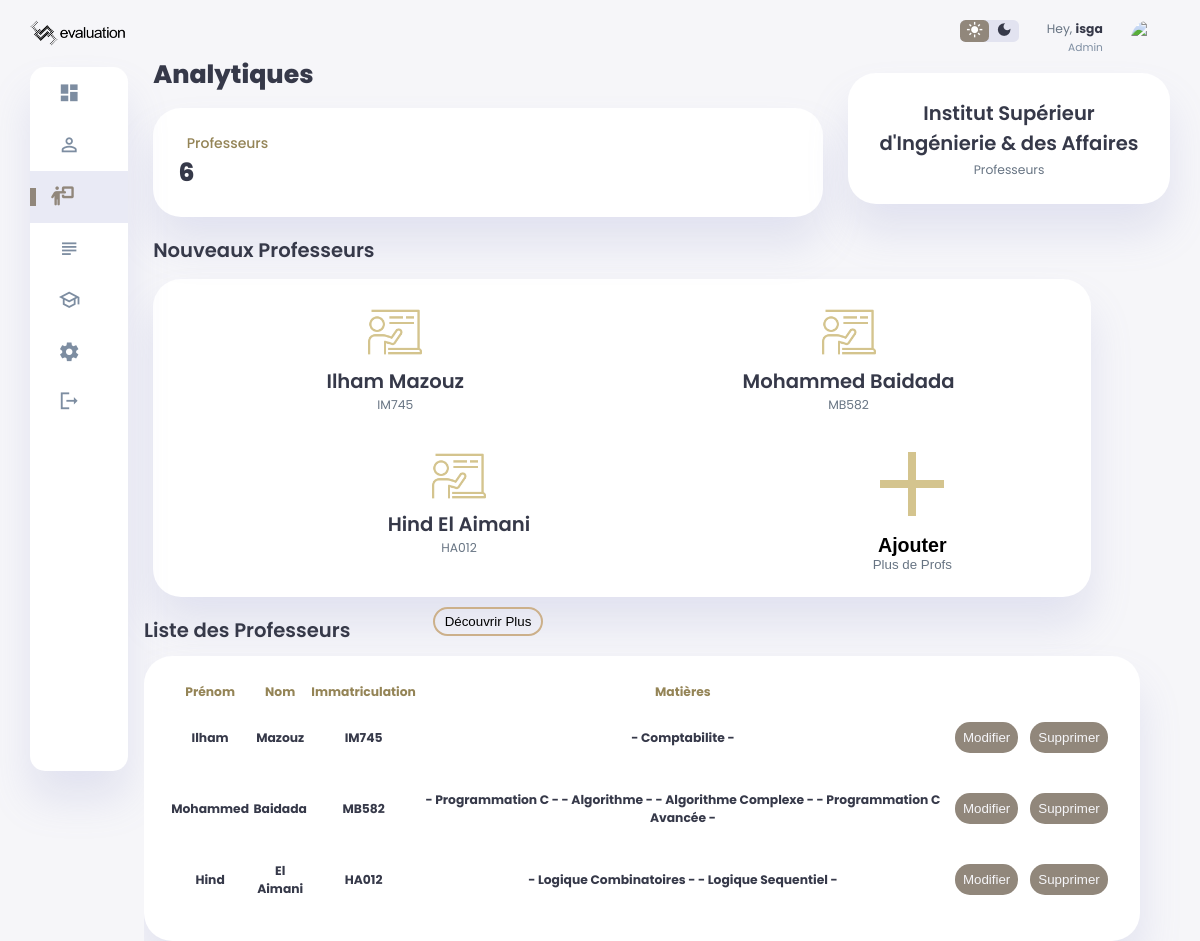
Screenshot of /profs (signed in) with the database file from the repository.
### models/models.py (models this page shows)
class Profs(db.Model):
    id=db.Column(db.Integer,primary_key=True)
    fname=db.Column(db.String(200))
    lname=db.Column(db.String(200))
    immatriculation=db.Column(db.Integer,unique=True)
    schools=db.relationship('Schools',secondary=school_prof,back_populates='profs',passive_deletes=True)
    subjects=db.relationship('Subjects',secondary=subject_prof,back_populates='profs',passive_deletes=True)
    questionstrack=db.relationship('QuestionsTrack',back_populates='profs',passive_deletes=True)

class Subjects(db.Model):
    id=db.Column(db.Integer,primary_key=True)
    name=db.Column(db.String(1000))
    profs=db.relationship('Profs',secondary=subject_prof,back_populates='subjects',passive_deletes=True)
    classes=db.relationship('Classes',secondary=subject_classe,back_populates='subjects',passive_deletes=True)
    questionstrack=db.relationship('QuestionsTrack',back_populates='subjects',passive_deletes=True)
    school_id=db.Column(db.Integer,db.ForeignKey('schools.id'))
    schools=db.relationship('Schools',back_populates='subjects',passive_deletes=True)

### routes/profs.py (the view)
@profs_bp.route("/profs")
def profs():
    if 'school_username' and 'school_name' in session:
        profs=Profs.query.join(Profs.schools).join(Schools.user).filter(Users.username==session['school_username']).all()
        return render_template("profs.html",profs=profs)
    else:
        return redirect(url_for("home.home"))

### templates/profs.html (shortened to what this page needs)
<!DOCTYPE html>
<html lang="en">
<head>
    <link rel="stylesheet" href="static/css/dashboard.css">
    <link rel="stylesheet" href="static/css/modal.css">
</head>
<body>
{% include 'notifications.html' %}
    <div class="container">
        <aside>
            <div class="toggle">
                <img src="{{url_for('static',filename='images/logo.png')}}">
            </div>
            <div class="sidebar">
                <a href="{{url_for('dashboard.dashboard')}}" >
                    <span class="material-icons-sharp">dashboard</span>
                </a>
                <a href="{{url_for('students.students')}}">
                    <span class="material-icons-sharp">person_outline</span>
                </a>
                <a href="{{url_for('profs.profs')}}" class="active">
                    <i class="fa-sharp-duotone fa-solid fa-person-chalkboard" style="font-size: 19px;"></i>
                </a>
                <a href="{{url_for('subjects.subjects')}}">
                    <span class="material-symbols-outlined">subject</span>
                </a>
                <a href="{{url_for('classes.classes')}}">
                    <span class="material-symbols-outlined">school</span>
                </a>
                <a href="{{url_for('auth.settings')}}">
                    <span class="material-icons-sharp">settings</span>
                </a>
                <a href="{{url_for('auth.logout')}}">
                    <span class="material-icons-sharp">logout</span>
                </a>
            </div>
        </aside>
        <main>
            <br><br>
            <h1>Analytiques</h1>
            <div class="analyse">
                <div class="sales">
                    <div class="status">
                        <div class="info">
                            <h3>Professeurs</h3>
                            <h1>{{profs|length}}</h1>
                        </div>
                    </div>
                </div>
            </div>
            <div class="new-users">
                <h2>Nouveaux Professeurs</h2>
                <div class="user-list">
                    {% for prof in profs[:3]%}
                    <div class="user">
                        <img src="static/images/profs.png">
                        <h2>{{prof.fname}} {{prof.lname}}</h2>
                        <p>{{prof.immatriculation}}</p>
                    </div>
                    {%endfor%}
                    <button id="openModalBtn">
                        <img src="static/images/plus.png">
                        <h2>Ajouter</h2>
                        <p>Plus de Profs</p>
                    </button>
                </div>
            </div>
            <div class="recent-orders">
                <h2>Liste des Professeurs</h2>
                <table>
                    <thead>
                        <tr>
                            <th>Prénom</th>
                            <th>Nom</th>
                            <th>Immatriculation</th>
                            <th>Matières</th>
                            <th></th>
                            <th></th>
                        </tr>
                    </thead>
                    <tbody id="demandesList">
                    {% for prof in profs%}
                        <tr class="hidden">
                            <th>{{prof.fname}}</th>
                            <th>{{prof.lname}}</th>
                            <th>{{prof.immatriculation}}</th>
                            <th>
                                {% for subject in prof.subjects%}
                                - {{subject.name}} -
                                {%endfor%}
                            </th>
                            <th><a href="{{url_for('profs.edit_prof',id=prof.id)}}"><button class="reset">Modifier</button></a></th>
                            <th><a href="{{url_for('profs.delete_prof',id=prof.id)}}"><button class="reset">Supprimer</button></a></th>
                        </tr>
                    {%endfor%}
                    </tbody>
                </table>
            </div>
            <div class="button_container">
                <button id="showMoreBtn">Découvrir Plus</button>
            </div>
        </main>
        <div class="right-section">
            <div class="nav">
                <div class="dark-mode">
                    <span class="material-icons-sharp active">light_mode</span>
                    <span class="material-icons-sharp">dark_mode</span>
                </div>
                  <div class="profile">
                    <div class="info">
                        <p>Hey, <b>{{session['school_username']}}</b></p>
                        <small class="text-muted">Admin</small>
                    </div>
                    <div class="profile-photo">
                        <img src="https://media.geeksforgeeks.org/wp-content/uploads/20221210180014/profile-removebg-preview.png">
                    </div>
                </div>
            </div>
           <div class="user-profile">
                <div class="logo">
                    <h2>{{session['school_name']}}</h2>
                    <p>Professeurs</p>
                </div>
            </div>
        </div>
    </div>
</body>
</html>

### static/css/modal.css (style rules this page uses)
#openModalBtn { background: none; cursor: pointer; }
h3 { color: #948456; text-align: center; }

### rows the page displays
Profs: fname "Ilham", lname "Mazouz", immatriculation "IM745"
Profs: fname "Mohammed", lname "Baidada", immatriculation "MB582"
Profs: fname "Hind", lname "El Aimani", immatriculation "HA012"
Subjects: name "Comptabilite"
Subjects: name "Programmation C"
Subjects: name "Algorithme"
Subjects: name "Algorithme Complexe"
Subjects: name "Programmation C Avancée"
Subjects: name "Logique Combinatoires"
Subjects: name "Logique Sequentiel"

### other values shown
{{ profs|length }} "6"
{{ session['school_username'] }} "isga"
{{ session['school_name'] }} "Institut Supérieur d'Ingénierie & des Affaires"
